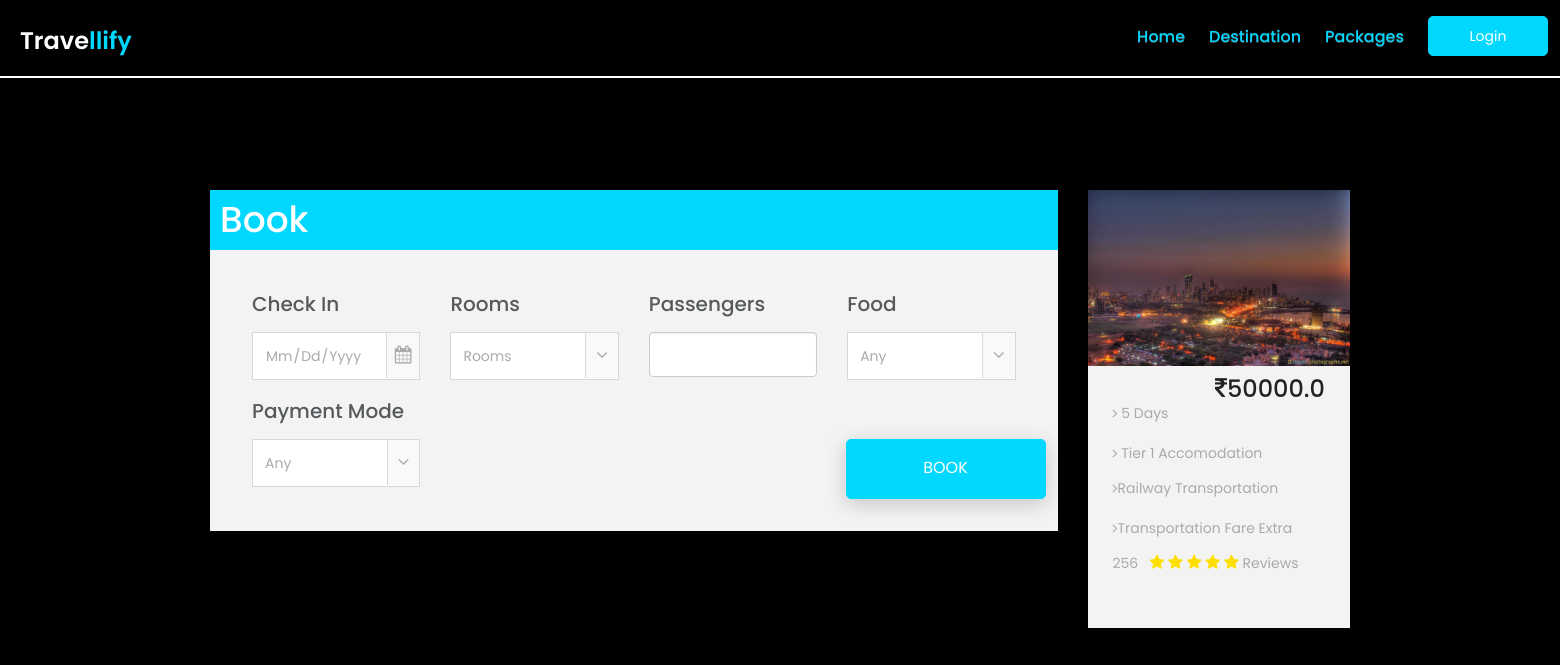
/booking/2, run on the app's committed database.
### app1/models.py (models this page shows, shortened)
class Package(models.Model):
    name = models.CharField(max_length=100)
    days = models.IntegerField()
    hotel = models.ForeignKey(Hotel, on_delete=models.CASCADE)
    mot = models.ForeignKey(Mot, on_delete=models.CASCADE)
    destination = models.ForeignKey(Destination, on_delete=models.CASCADE)
    cost = models.FloatField()
    ppic = models.ImageField(
        upload_to='package/%Y/%m/%d/', blank=True, default='media/h.jpg')
    review = models.IntegerField()

class Hotel(models.Model):
    info = models.TextField(blank=True, null=True)
    tier = models.IntegerField()
    hname = models.CharField(max_length=255)
    locality = models.CharField(max_length=255)
    d_id = models.ForeignKey(Destination, on_delete=models.CASCADE)
    hpic = models.ImageField(
        upload_to='hotel/%Y/%m/%d/', blank=True, default='media/h.jpg')

class Mot(models.Model):
    fare = models.FloatField()
    t_type = models.CharField(max_length=20)
    cartype = models.CharField(max_length=20, null=True, blank=True)
    c_class = models.CharField(max_length=20, null=True, blank=True)
    A_class = models.CharField(max_length=20, null=True, blank=True)

### app1/views.py (the view)
# urls.py: path('booking/<int:p_id>', views.booking, name='booking'),
def booking(request, p_id):
    p = Package.objects.get(pk=p_id)
    return render(request, 'booking.html', {'u': request.user, 'p': p})

### templates/booking.html (shortened to what this page needs)
{% extends 'base.html' %} {% load static %} {% block content %} {% include 'navbar.html' %}
<br><br>
<div class="container">
    <div class="row">
        <form action={% url 'book' p.id %}>
            <div class="col-md-9">
                <div class="single-travel-boxes ">
                    <div style="width:100%;background-color:#00d8ff;padding:10px ">
                        <h1 style="color:#fff ">Book</h1>
                    </div>
                    <div class="tab-content ">
                        <div class="tab-para ">
                            <div class="row ">
                                <div class="col-lg-3 col-md-3 col-sm-4">
                                    <div class="single-tab-select-box">
                                        <h2>check in</h2>
                                        <div class="travel-check-icon">
                                            <form action="#">
                                                <input type="date" name="check_in" class="form-control" />
                                            </form>
                                        </div>
                                    </div>
                                </div>
                                <div class="col-lg-3 col-md-3 col-sm-3 ">
                                    <div class="single-tab-select-box ">
                                        <h2>Rooms</h2>
                                        <div class="travel-select-icon ">
                                            <select class="form-control " name="rooms">
                                  <option value="default ">
                                    Rooms
                                  </option>
                                </select>
                                        </div>
                                    </div>
                                </div>
                                <div class="col-lg-3 col-md-3 col-sm-3 ">
                                    <div class="single-tab-select-box ">
                                        <h2>Passengers</h2>
                                        <div>
                                            <input type="text" style="height: 45px;" class="form-control " name="pass" />
                                        </div>
                                    </div>
                                </div>
                                <div class="col-lg-3 col-md-3 col-sm-3 ">
                                    <div class="single-tab-select-box ">
                                        <h2>Food</h2>
                                        <div class="travel-select-icon ">
                                            <select class="form-control " name="food">
                                  <option value="Any">
                                    Any
                                  </option>
                                </select>
                                        </div>
                                    </div>
                                </div>
                                <div class="col-lg-3 col-md-3 col-sm-3 ">
                                    <div class="single-tab-select-box ">
                                        <h2>Payment Mode</h2>
                                        <div class="travel-select-icon ">
                                            <select class="form-control " name="pay">
                                  <option value="Any">
                                    Any
                                  </option>
                                </select>
                                        </div>
                                    </div>
                                </div>
                                <div class="row ">
                                    <div class="about-btn travel-mrt-0 pull-right ">
                                        <button class="about-view travel-btn " type="submit">Book</button>
                                    </div>
                                </div>
                            </div>
                        </div>
                    </div>
                </div>
            </div>
        </form>
        <div class="col-md-3">
            <div class="single-travel-boxes ">
                <img src="{{p.ppic.url}}" alt="package-place" />
                <div class="single-package-item-txt" style="margin-top:10px;">
                    <h3>{{p.distination.dname}}<span class="pull-right"><i class="fa fa-rupee"></i>{{p.cost}}</span></h3>
                    <div class="packages-para">
                        <p>
                            <span>
                <i class="fa fa-angle-right"></i> {{p.days}} Days
              </span><br><br>
                            <i class="fa fa-angle-right"></i> Tier {{p.hotel.tier}} accomodation
                        </p>
                        <p>
                            <span>
                <i class="fa fa-angle-right"></i>{{p.mot.t_type}} Transportation
              </span>
                            <span><br>
                <i class="fa fa-angle-right"></i>Transportation Fare Extra
              </span>
                            <div class="packages-review">
                                <p>{{p.review}} &nbsp;
                                    <i class="fa fa-star"></i>
                                    <i class="fa fa-star"></i>
                                    <i class="fa fa-star"></i>
                                    <i class="fa fa-star"></i>
                                    <i class="fa fa-star"></i> Reviews
                            </div>
                            </p>
                    </div>
                    <br><br>
                </div>
            </div>
        </div>
        {% endblock %}

### static/assets/images/style.css (style rules this page uses)
* { padding: 0; margin: 0; }
* { box-sizing: border-box; }
body { position: relative; font-size: 14px; color: #222222; background: black; font-family: "Poppins", sans-serif; max-width: 1920px; margin: 0 auto; overflow-x: hidden; }
h1, h2, h3, h4, h5, h6 { margin: 0; color: #222222; text-transform: capitalize; }
p { margin: 0; color: #666666; font-size: 14px; }
img { border: none; max-width: 100%; height: auto; }
select, input, textarea, button { box-shadow: none; outline: 0 !important; }
html, body { height: 100%; z-index: 2; }
.about-btn { margin-top: 39px; letter-spacing: 1.2px; transition: 0.5s ease-in-out; }
.about-view { display: flex; justify-content: center; align-items: center; background: #00d8ff; border: 1px solid #00d8ff; width: 200px; height: 60px; white-space: nowrap; color: #fff; font-size: 16px; font-family: "Poppins", sans-serif; text-transform: uppercase; border-radius: 5px; box-shadow: 0 5px 20px rgba(14, 15, 18, 0.2); transition: 0.5s ease-in-out; }
.single-travel-boxes { margin-top: 150px; background: #f3f3f3; margin-bottom: 10px; }
.tab-para { padding: 43px 42px 24px; }
.single-tab-select-box h2 { color: #565a5c; font-size: 20px; font-weight: 500; font-family: "Poppins", sans-serif; text-transform: capitalize; margin-bottom: 17px; }
.travel-select-icon { position: relative; }
.travel-select-icon:after { position: absolute; content: "\f107"; right: 0px; top: 0; font-size: 18px; color: #aaa; background: #f9f9f9; font-family: "fontAwesome"; pointer-events: none; border: 1px solid #d7d7d7; border-bottom: transparent; padding: 10px; }
.travel-check-icon { position: relative; }
.travel-check-icon:after { position: absolute; content: "\f073"; right: 0px; top: 0; font-size: 18px; color: #aaa; background: #f9f9f9; font-family: "fontAwesome"; pointer-events: none; border: 1px solid #d7d7d7; border-bottom: transparent; padding: 10px 8px; }
.travel-select-icon select, .travel-check-icon input { color: #aaa; font-size: 14px; font-family: "Poppins", sans-serif; text-transform: capitalize; height: 48px; }
.travel-select-icon .form-control, .travel-check-icon .form-control { appearance: none; outline: 0 !important; box-shadow: none; border: 1px solid #d7d7d7; border-radius: 0px; margin-bottom: 20px; }
.single-package-item-txt { padding: 0 25px; }
.packages-para { padding: 17px 0 0; text-transform: capitalize; }
.packages-para p { font-size: 14px; color: #aaa; font-family: "Poppins", sans-serif; margin-bottom: 15px; }
.packages-para p span { display: inline-block; width: 1000px; }
.packages-review p i { color: #ffdf00; font-size: 16px; }
* { margin: 0; padding: 0; }

### data on the page
Package: ppic (picture), cost "50000.0", days "5", hotel.tier "1", mot.t_type "Railway", review "256"
